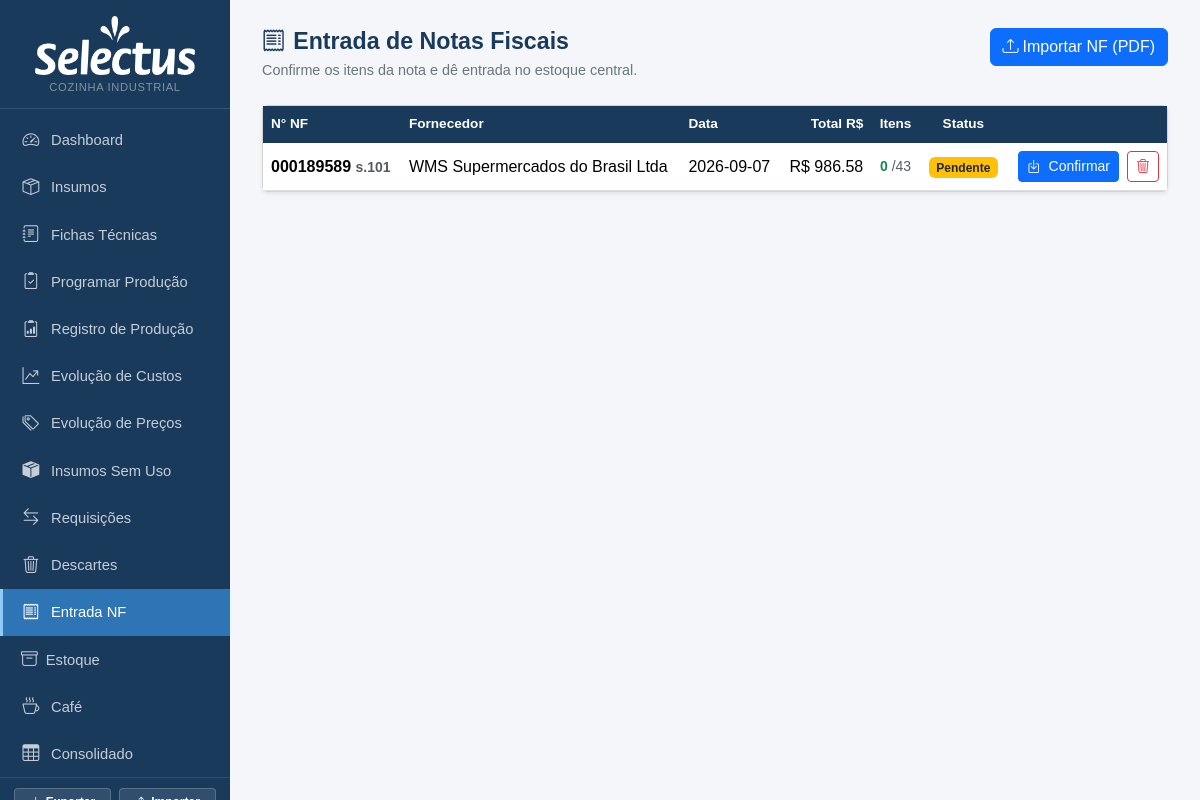
/nf, run on an earlier commit of the app's database.
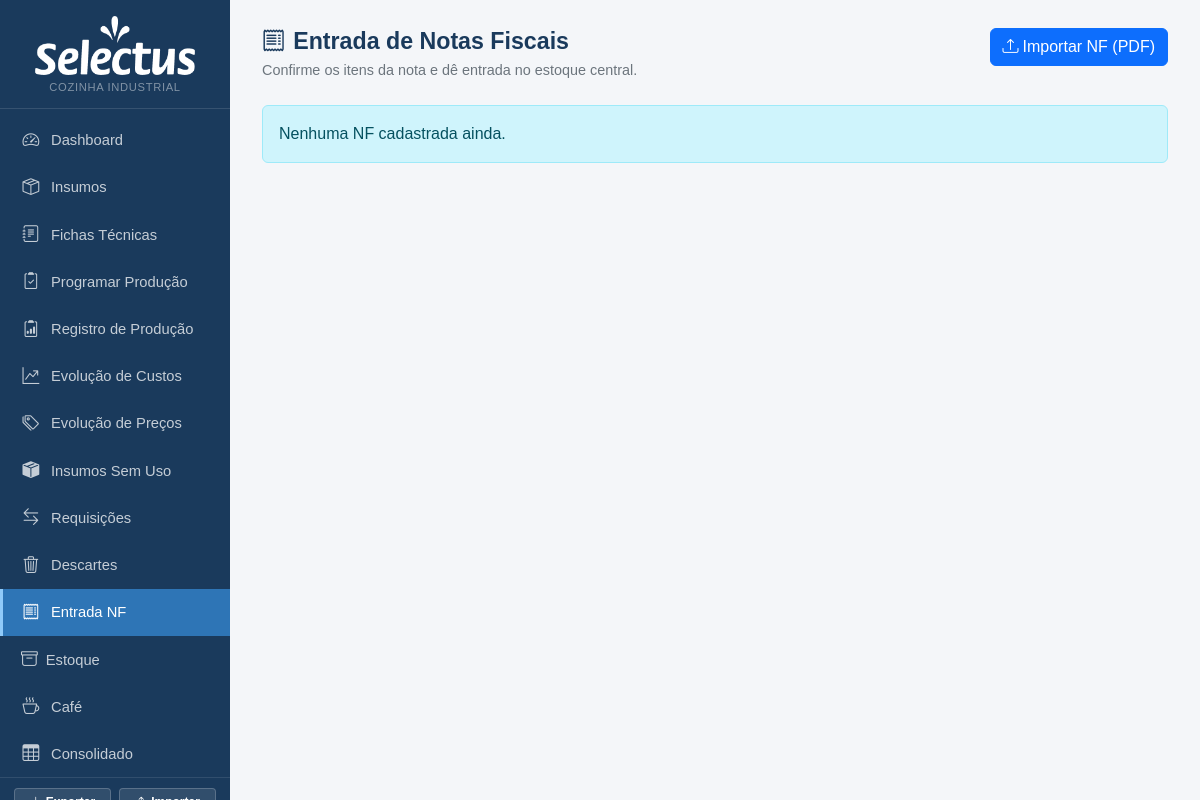
And on a later commit of the database.
### tables this page shows
CREATE TABLE nf_entradas (
    id          INTEGER PRIMARY KEY AUTOINCREMENT,
    numero      TEXT,
    serie       TEXT,
    fornecedor  TEXT,
    cnpj        TEXT,
    data_emissao TEXT,
    total       REAL,
    status      TEXT DEFAULT 'pendente',
    criado_em   TIMESTAMP DEFAULT CURRENT_TIMESTAMP
);

### app.py (the view)
@app.route('/nf')
def nf_lista():
    db  = get_db()
    nfs = db.execute('''
        SELECT e.*,
               COUNT(i.id)                          AS total_itens,
               SUM(CASE WHEN i.confirmado=1 THEN 1 ELSE 0 END) AS itens_confirmados
        FROM nf_entradas e
        LEFT JOIN nf_itens i ON i.nf_id = e.id
        GROUP BY e.id
        ORDER BY e.id DESC
    ''').fetchall()
    db.close()
    return render_template('nf_lista.html', nfs=nfs)

### app.py (called while the page is built)
def get_db():
    c = sqlite3.connect(DB)
    c.row_factory = sqlite3.Row
    c.execute("PRAGMA foreign_keys = ON")
    return c

def count_alertas():
    try:
        db = get_db()
        n = db.execute('''SELECT COUNT(*) FROM insumos
                          WHERE estoque_minimo > 0 AND COALESCE(estoque_atual,0) < estoque_minimo''').fetchone()[0]
        db.close()
        return n
    except:
        return 0

@app.context_processor
def inject_alertas():
    return dict(n_alertas=count_alertas())

### templates/nf_lista.html (shortened to what this page needs)
{% extends "base.html" %}
{% block content %}
<div class="page-header d-flex justify-content-between align-items-start">
  <div>
    <h1><i class="bi bi-receipt me-2"></i>Entrada de Notas Fiscais</h1>
    <p>Confirme os itens da nota e dê entrada no estoque central.</p>
  </div>
  <button class="btn btn-primary" data-bs-toggle="modal" data-bs-target="#modalImportarNF">
    <i class="bi bi-upload me-1"></i>Importar NF (PDF)
  </button>
</div>
{% if not nfs %}
<div class="alert alert-info">Nenhuma NF cadastrada ainda.</div>
{% else %}
<div class="card shadow-sm">
  <div class="card-body p-0">
    <table class="table mb-0">
      <thead>
        <tr>
          <th>N° NF</th>
          <th>Fornecedor</th>
          <th>Data</th>
          <th class="text-end">Total R$</th>
          <th class="text-center">Itens</th>
          <th class="text-center">Status</th>
          <th></th>
        </tr>
      </thead>
      <tbody>
      {% for nf in nfs %}
        <tr>
          <td class="fw-semibold">{{ nf.numero }} <span class="text-muted small">s.{{ nf.serie }}</span></td>
          <td>{{ nf.fornecedor }}</td>
          <td>{{ nf.data_emissao }}</td>
          <td class="text-end">R$ {{ '%.2f'|format(nf.total) }}</td>
          <td class="text-center small">
            <span class="text-success fw-semibold">{{ nf.itens_confirmados }}</span>
            <span class="text-muted">/{{ nf.total_itens }}</span>
          </td>
          <td class="text-center">
            {% if nf.status == 'confirmada' %}
              <span class="badge bg-success">Confirmada</span>
            {% else %}
              <span class="badge bg-warning text-dark">Pendente</span>
            {% endif %}
          </td>
          <td class="text-end d-flex gap-2 justify-content-end">
            <a href="{{ url_for('nf_confirmar', nf_id=nf.id) }}" class="btn btn-sm btn-primary">
              <i class="bi bi-box-arrow-in-down me-1"></i>
              {% if nf.status == 'confirmada' %}Ver{% else %}Confirmar{% endif %}
            </a>
            <form method="POST" action="{{ url_for('nf_excluir', nf_id=nf.id) }}"
                  onsubmit="return confirm('Excluir esta NF? Esta ação não desfaz os ajustes de estoque já realizados.')">
              <button type="submit" class="btn btn-sm btn-outline-danger">
                <i class="bi bi-trash3"></i>
              </button>
            </form>
          </td>
        </tr>
      {% endfor %}
      </tbody>
    </table>
  </div>
</div>
{% endif %}
{% endblock %}

### templates/base.html (shortened to what this page needs)
<!DOCTYPE html>
<html lang="pt-BR">
<head>
  <link href="https://cdn.jsdelivr.net/npm/bootstrap@5.3.3/dist/css/bootstrap.min.css" rel="stylesheet">
  <link href="https://cdn.jsdelivr.net/npm/bootstrap-icons@1.11.3/font/bootstrap-icons.min.css" rel="stylesheet">
</head>
<body>
<div id="sidebar">
  <div class="brand text-center" style="padding:16px 12px 12px">
    <img src="{{ url_for('static', filename='logo.png') }}" alt="Mercado Selectus"
         style="max-width:160px;width:100%;filter:brightness(0) invert(1)">
    <span style="font-size:.7rem;color:rgba(255,255,255,.45);display:block;margin-top:4px;letter-spacing:.06em;text-transform:uppercase">Cozinha Industrial</span>
  </div>
  <nav class="mt-2">
    <a href="{{ url_for('index') }}" class="{{ 'active' if request.endpoint == 'index' }}">
      <i class="bi bi-speedometer2"></i> Dashboard
    </a>
    <a href="{{ url_for('insumos_lista') }}" class="{{ 'active' if 'insumo' in request.endpoint }}">
      <i class="bi bi-box-seam"></i> Insumos
    </a>
    <a href="{{ url_for('fichas_lista') }}" class="{{ 'active' if 'ficha' in request.endpoint }}">
      <i class="bi bi-journal-text"></i> Fichas Técnicas
    </a>
    <a href="{{ url_for('producao') }}" class="{{ 'active' if request.endpoint == 'producao' }}">
      <i class="bi bi-clipboard2-check"></i> Programar Produção
    </a>
    <a href="{{ url_for('registro_lista') }}" class="{{ 'active' if 'registro' in request.endpoint }}">
      <i class="bi bi-clipboard2-data"></i> Registro de Produção
    </a>
    <a href="{{ url_for('fichas_evolucao_custos') }}" class="{{ 'active' if request.endpoint == 'fichas_evolucao_custos' }}">
      <i class="bi bi-graph-up-arrow"></i> Evolução de Custos
    </a>
    <a href="{{ url_for('insumos_evolucao_precos') }}" class="{{ 'active' if request.endpoint == 'insumos_evolucao_precos' }}">
      <i class="bi bi-tags"></i> Evolução de Preços
    </a>
    <a href="{{ url_for('insumos_sem_uso') }}" class="{{ 'active' if request.endpoint == 'insumos_sem_uso' }}">
      <i class="bi bi-box-seam-fill"></i> Insumos Sem Uso
    </a>
    <a href="{{ url_for('requisicoes_lista') }}" class="{{ 'active' if 'requisicao' in request.endpoint }}">
      <i class="bi bi-arrow-left-right"></i> Requisições
    </a>
    <a href="{{ url_for('descartes_lista') }}" class="{{ 'active' if 'descarte' in request.endpoint }}">
      <i class="bi bi-trash3"></i> Descartes
    </a>
    <a href="{{ url_for('nf_lista') }}" class="{{ 'active' if 'nf' in request.endpoint }}">
      <i class="bi bi-receipt"></i> Entrada NF
    </a>
    <a href="{{ url_for('alertas') }}" class="{{ 'active' if request.endpoint == 'alertas' }}" style="justify-content:space-between">
      <span><i class="bi bi-archive me-2"></i>Estoque</span>
    </a>
    <a href="{{ url_for('cafe_lista') }}" class="{{ 'active' if 'cafe' in request.endpoint }}">
      <i class="bi bi-cup-hot"></i> Café
    </a>
    <a href="{{ url_for('consolidado') }}" class="{{ 'active' if 'consolidado' in request.endpoint }}">
      <i class="bi bi-table"></i> Consolidado
    </a>
  </nav>
  <div class="sidebar-footer" style="padding:10px 14px">
    <div class="d-flex gap-2 mb-2">
      <a href="{{ url_for('sistema_exportar') }}"
         class="btn btn-sm w-50 fw-semibold"
         style="background:rgba(255,255,255,.1);color:#fff;border:1px solid rgba(255,255,255,.2);font-size:.75rem"
         title="Baixar banco de dados completo">
        <i class="bi bi-download me-1"></i>Exportar
      </a>
      <button class="btn btn-sm w-50 fw-semibold"
              style="background:rgba(255,255,255,.1);color:#fff;border:1px solid rgba(255,255,255,.2);font-size:.75rem"
              data-bs-toggle="modal" data-bs-target="#modalImportarBase"
              title="Restaurar banco de dados">
        <i class="bi bi-upload me-1"></i>Importar
      </button>
    </div>
  </div>
</div>
<div id="main">
  {% block content %}{% endblock %}
</div>
</body>
</html>

What changed in the data, as far as the page shows it:
removed nf_entradas: numero "000189589", serie "101", fornecedor "WMS Supermercados do Brasil Ltda", data_emissao "2026-09-07", total "986.58", itens_confirmados "0", total_itens "43", status "Pendente"
Also different on the page:
text no longer shown: "N° NF Fornecedor Data Total R$ Itens Status"
text now shown: "Nenhuma NF cadastrada ainda."
